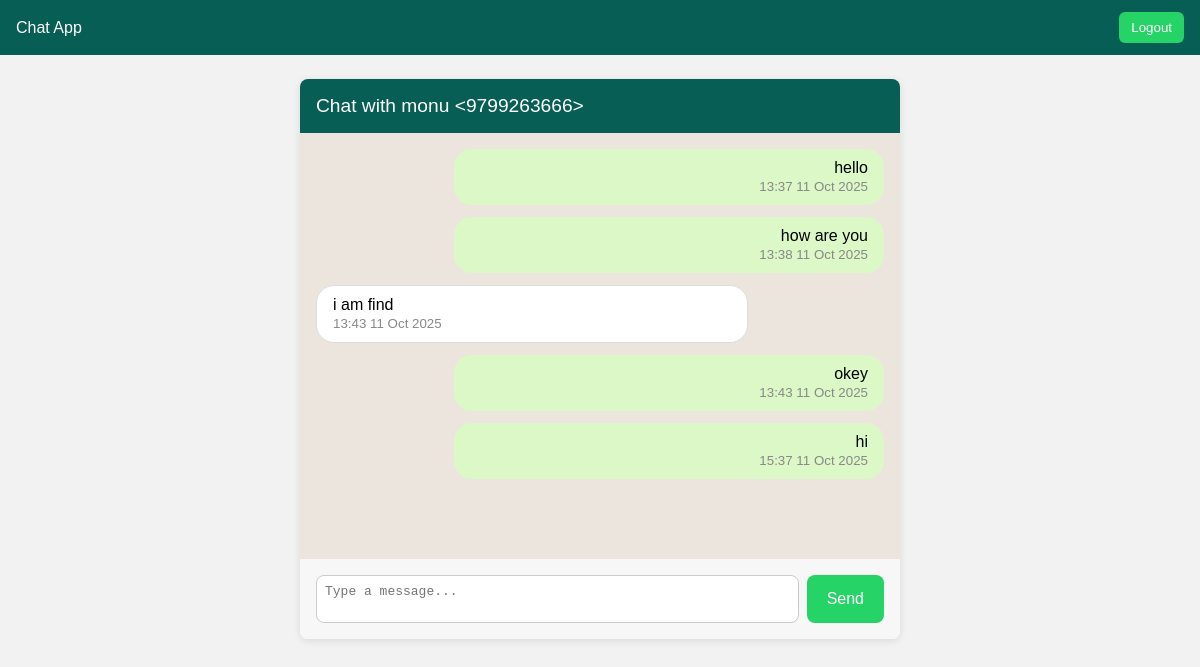
Before: /chat/9799263666/ (signed in) with the older database file.
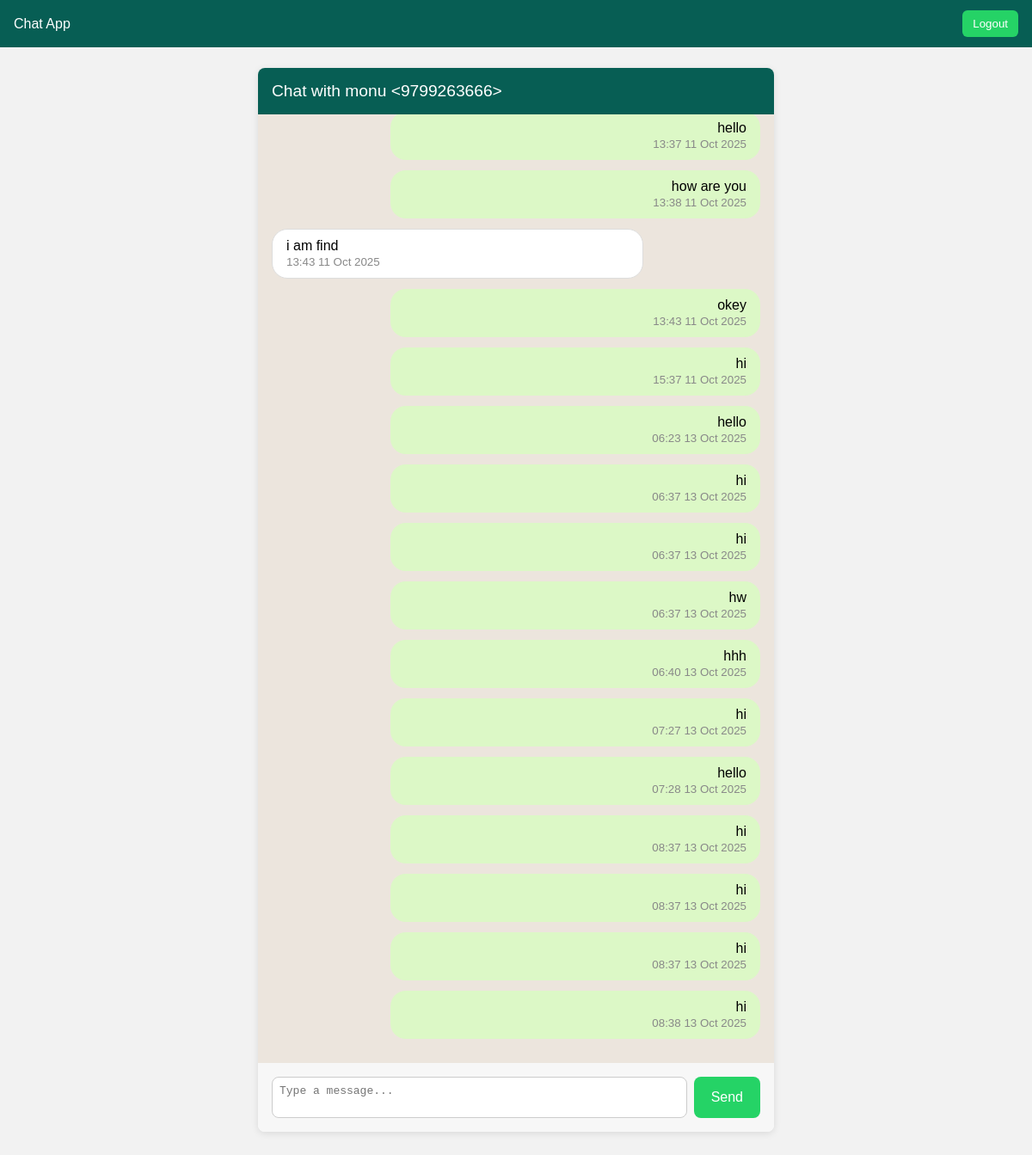
After: the same page with the newer database file.
### chat/models.py (models this page shows, shortened)
class ChatUser(models.Model):
	id = models.AutoField(primary_key=True)
	name = models.CharField(max_length=150)
	number = models.CharField(max_length=50, unique=True)
	password = models.CharField(max_length=128)  # store hashed or plain depending on implementation

class ChatMessage(models.Model):
	sender = models.ForeignKey(ChatUser, related_name='sent_chat_messages', on_delete=models.CASCADE)
	receiver = models.ForeignKey(ChatUser, related_name='received_chat_messages', on_delete=models.CASCADE)
	content = models.TextField()
	timestamp = models.DateTimeField(auto_now_add=True)
	is_delivered = models.BooleanField(default=False)
	is_seen = models.BooleanField(default=False)

### chat/views.py (the view)
# urls.py: path('chat/<str:username>/', views.chat_view, name='chat'),
def chat_view(request, username):
	user = get_logged_in_user(request)
	if not user:
		return redirect('login')
	receiver = get_object_or_404(ChatUser, number=username)
	messages = ChatMessage.objects.filter(
		(Q(sender=user) & Q(receiver=receiver)) |
		(Q(sender=receiver) & Q(receiver=user))
	).order_by('timestamp')
	ids = sorted([str(user.id), str(receiver.id)])
	room_name = '_'.join(ids)
	if request.method == 'POST':
		content = request.POST.get('content')
		if content:
			ChatMessage.objects.create(sender=user, receiver=receiver, content=content)
		return redirect('chat', username=receiver.number)
	return render(request, 'chat_app/chat.html', {
		'receiver': receiver,
		'messages': messages,
		'current_user': user,
		'room_name': room_name,
	})

### chat/views.py (called while the page is built)
def get_logged_in_user(request):
	user_id = request.session.get('chat_user_id')
	if not user_id:
		return None
	try:
		return ChatUser.objects.get(id=user_id)
	except ChatUser.DoesNotExist:
		return None

### chat/templates/chat_app/chat.html (shortened to what this page needs)
{% extends 'chat_app/base.html' %}
{% block content %}
<div class="chat-container"
     style="max-width:600px;margin:20px auto;background:#fff;border-radius:8px;box-shadow:0 2px 8px rgba(0,0,0,0.1);display:flex;flex-direction:column;height:70vh;">
    <div class="chat-header"
         style="background:#075e54;color:#fff;padding:16px;font-size:1.2em;border-top-left-radius:8px;border-top-right-radius:8px;">
        Chat with {{ receiver.name }} &lt;{{ receiver.number }}&gt;
    </div>
    <div class="chat-messages" id="chat-messages"
         style="flex:1;padding:16px;overflow-y:auto;background:#ece5dd;">
        {% for msg in messages %}
            <div class="message {% if msg.sender.id == current_user.id %}sent{% else %}received{% endif %}"
                 style="margin-bottom:12px;max-width:70%;padding:10px 16px;border-radius:18px;clear:both;
                        {% if msg.sender.id == current_user.id %}background:#dcf8c6;margin-left:auto;text-align:right;
                        {% else %}background:#fff;margin-right:auto;text-align:left;border:1px solid #ddd;
                        {% endif %}">
                <div>{{ msg.content|linebreaksbr }}</div>
                <small style="color:#888;">{{ msg.timestamp|date:"H:i d M Y" }}</small>
            </div>
        {% empty %}
            <div style="text-align:center;color:#888;">No messages yet.</div>
        {% endfor %}
    </div>
    <form id="chat-form" method="post" class="chat-input"
          style="display:flex;padding:16px;background:#f7f7f7;border-bottom-left-radius:8px;border-bottom-right-radius:8px;">
        <textarea id="chat-message-input" name="content" rows="2" placeholder="Type a message..." required
                  style="flex:1;resize:none;border-radius:8px;border:1px solid #ccc;padding:8px;font-size:1em;"></textarea>
        <button id="chat-message-submit" type="submit"
                style="background:#25d366;color:#fff;border:none;border-radius:8px;padding:8px 20px;margin-left:8px;font-size:1em;cursor:pointer;">
            Send
        </button>
    </form>
</div>
{% endblock %}

### chat/templates/chat_app/base.html (shortened to what this page needs)
<!DOCTYPE html>
<html lang="en">
<head>
</head>
<body>
    <div class="header">
        <div>Chat App</div>
        <div>
            {% if request.session.chat_user_id %}
                <form method="post" action="{% url 'logout' %}" style="display:inline">{% csrf_token %}<button type="submit" style="background:#25d366;border:none;padding:8px 12px;border-radius:6px;color:#fff;cursor:pointer">Logout</button></form>
            {% else %}
                <a class="button" href="{% url 'login' %}">Login</a>
            {% endif %}
        </div>
    </div>
    <div class="container">
        {% block content %}{% endblock %}
    </div>
</body>
</html>

### chat/templates/chat_app/base.html (style rules this page uses)
body { font-family: Arial, sans-serif; background:#f2f2f2; margin:0 }
.header { background:#075e54;color:#fff;padding:12px 16px;display:flex;justify-content:space-between;align-items:center }
.container { max-width:800px;margin:24px auto;padding:0 16px }

Changed rows visible on the page:
added ChatMessage: content "hello", timestamp "06:23 13 Oct 2025"
added ChatMessage: content "hi", timestamp "06:37 13 Oct 2025"
added ChatMessage: content "hi", timestamp "06:37 13 Oct 2025"
added ChatMessage: content "hw", timestamp "06:37 13 Oct 2025"
added ChatMessage: content "hhh", timestamp "06:40 13 Oct 2025"
added ChatMessage: content "hi", timestamp "07:27 13 Oct 2025"
added ChatMessage: content "hello", timestamp "07:28 13 Oct 2025"
added ChatMessage: content "hi", timestamp "08:37 13 Oct 2025"
added ChatMessage: content "hi", timestamp "08:37 13 Oct 2025"
added ChatMessage: content "hi", timestamp "08:37 13 Oct 2025"
added ChatMessage: content "hi", timestamp "08:38 13 Oct 2025"
